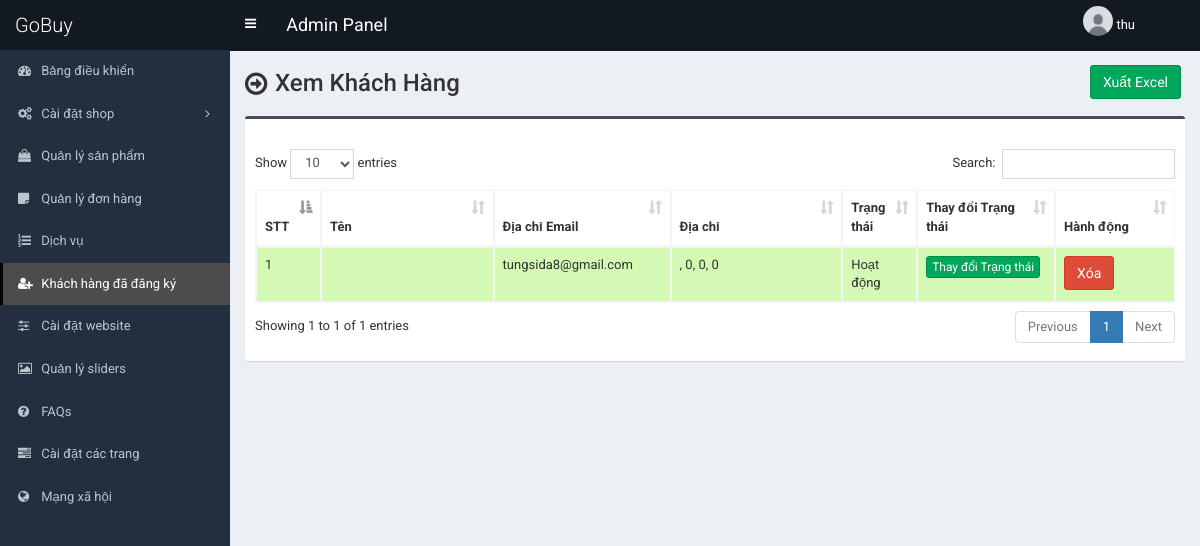
/admin/customer.php (signed in), run on an earlier commit of the app's database.
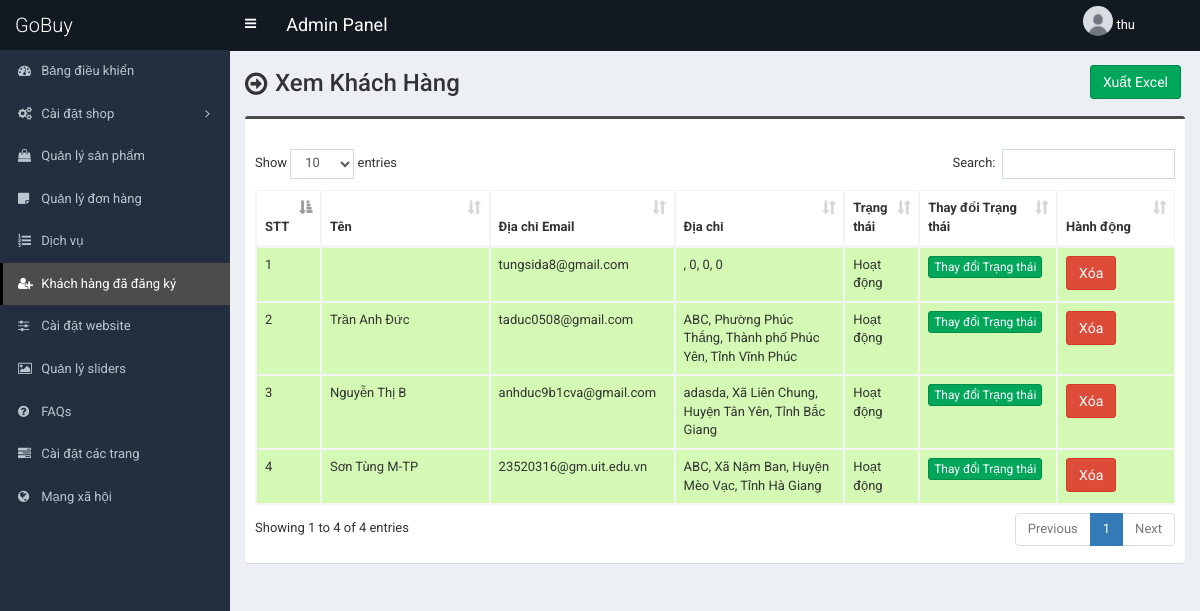
And on a later commit of the database.
### tables this page shows
CREATE TABLE `table_customer` (
  `cust_id` int(11) NOT NULL,
  `cust_name` varchar(100) NOT NULL,
  `cust_email` varchar(100) NOT NULL,
  `cust_phone` varchar(50) NOT NULL,
  `cust_gender` enum('Nam','Nữ') NOT NULL,
  `cust_birthyear` year(4) DEFAULT NULL,
  `cust_s_name` varchar(100) NOT NULL,
  `cust_s_phone` varchar(50) NOT NULL,
  `cust_s_province` text NOT NULL,
  `cust_s_district` text NOT NULL,
  `cust_s_ward` text NOT NULL,
  `cust_s_address` text NOT NULL,
  `cust_password` varchar(100) NOT NULL,
  `cust_photo` text NOT NULL,
  `cust_token` text NOT NULL,
  `cust_datetime` varchar(100) NOT NULL,
  `cust_timestamp` varchar(100) NOT NULL,
  `cust_status` int(1) NOT NULL
);

### admin/customer.php (the view, shortened to what this page needs)
<?php require_once('header.php'); ?>
<section class="content-header">
    <div class="content-header-left">
        <h1>Xem Khách Hàng</h1>
    </div>
    <div class="content-header-right">
        <form method="post" enctype="multipart/form-data" action="">
            <button type="submit" name="export_excel" class="btn btn-success">Xuất Excel</button>
        </form>
    </div>
</section>
<section class="content">
    <div class="row">
        <div class="col-md-12">
            <div class="box box-info">
                <div class="box-body table-responsive">
                    <table id="example1" class="table table-bordered table-hover table-striped">
                        <thead>
                            <tr>
                                <th width="10">STT</th>
                                <th width="180">Tên</th>
                                <th width="150">Địa chỉ Email</th>
                                <th width="180">Địa chỉ</th>
                                <th>Trạng thái</th>
                                <th width="100">Thay đổi Trạng thái</th>
                                <th width="100">Hành động</th>
                            </tr>
                        </thead>
                        <tbody>
                            <?php
                            $i = 0;
                            $query = $pdo->prepare("SELECT * FROM table_customer");
                            $query->execute();
                            $result = $query->fetchAll(PDO::FETCH_ASSOC);
                            foreach ($result as $row) {
                                $i++;
                            ?>
                                <tr class="<?php if ($row['cust_status'] == 1) {
                                                echo 'bg-g';
                                            } else {
                                                echo 'bg-r';
                                            } ?>">
                                    <td><?php echo $i; ?></td>
                                    <td><?php echo $row['cust_s_name']; ?></td>
                                    <td><?php echo $row['cust_email']; ?></td>
                                    <td>
                                        <?php echo $row['cust_s_address']; ?>,
                                        <?php echo $row['cust_s_ward']; ?>,
                                        <?php echo $row['cust_s_district']; ?>,
                                        <?php echo $row['cust_s_province']; ?>
                                    </td>
                                    <td><?php if ($row['cust_status'] == 1) {
                                            echo 'Hoạt động';
                                        } else {
                                            echo 'Không hoạt động';
                                        } ?>
                                    </td>
                                    <td>
                                        <a href="customer-change-status.php?id=<?php echo $row['cust_id']; ?>"
                                            class="btn btn-success btn-xs confirm-btn">Thay đổi Trạng thái</a>
                                    </td>
                                    <td>
                                        <a href="#" class="btn btn-danger"
                                            data-href="customer-delete.php?id=<?php echo $row['cust_id']; ?>"
                                            data-toggle="modal" data-target="#confirm-delete">Xóa</a>
                                    </td>
                                </tr>
                            <?php
                            }
                            ?>
                        </tbody>
                    </table>
                </div>
            </div>
        </div>
    </div>
</section>
<?php require_once('footer.php'); ?>

### admin/header.php (shortened to what this page needs)
<!DOCTYPE html>
<html>
<head>
    <link rel="stylesheet" href="css/bootstrap.min.css">
    <link rel="stylesheet" href="css/font-awesome.min.css">
    <link rel="stylesheet" href="css/ionicons.min.css">
    <link rel="stylesheet" href="css/datepicker3.css">
    <link rel="stylesheet" href="css/all.css">
    <link rel="stylesheet" href="css/select2.min.css">
    <link rel="stylesheet" href="css/dataTables.bootstrap.css">
    <link rel="stylesheet" href="css/jquery.fancybox.css">
    <link rel="stylesheet" href="css/AdminLTE.min.css">
    <link rel="stylesheet" href="css/_all-skins.min.css">
    <link rel="stylesheet" href="css/on-off-switch.css" />
    <link rel="stylesheet" href="css/summernote.css">
    <link rel="stylesheet" href="style.css">
    <link rel="stylesheet" href="https://cdnjs.cloudflare.com/ajax/libs/toastr.js/latest/toastr.min.css">
</head>
<body class="hold-transition fixed skin-blue sidebar-mini">
    <div class="wrapper">
        <header class="main-header">
            <a href="index.php" class="logo">
                <span class="logo-lg">GoBuy</span>
            </a>
            <nav class="navbar navbar-static-top">
                <a href="#" class="sidebar-toggle" data-toggle="offcanvas" role="button">
                </a>
                <span style="float:left;line-height:50px;color:#fff;padding-left:15px;font-size:18px;">Admin
                    Panel</span>
                <div class="navbar-custom-menu">
                    <ul class="nav navbar-nav">
                        <li class="dropdown admin admin-menu">
                            <?php
                            $photo = isset($_SESSION['admin']['photo']) ? trim($_SESSION['admin']['photo']) : '';
                            if ($photo === '' || $photo === 'default.jpg') {
                                $adminPhoto = 'default-avatar.jpg';
                            } else {
                                $adminPhoto = $photo;
                            }
                            ?>
                            <a href="#" class="dropdown-toggle" data-toggle="dropdown">
                                <img src="../assets/uploads/<?php echo $adminPhoto; ?>" class="admin-image"
                                    alt="admin Image">
                                <span class="hidden-xs"><?php echo $_SESSION['admin']['full_name']; ?></span>
                            </a>
                        </li>
                    </ul>
                </div>
            </nav>
        </header>
        <?php $current_page = substr($_SERVER["SCRIPT_NAME"], strrpos($_SERVER["SCRIPT_NAME"], "/") + 1); ?>
        <aside class="main-sidebar">
            <section class="sidebar">
                <ul class="sidebar-menu">
                    <li class="treeview <?php if ($current_page == 'index.php') {
                                            echo 'active';
                                        } ?>">
                        <a href="index.php">
                            <i class="fa fa-dashboard"></i> <span>Bảng điều khiển</span>
                        </a>
                    </li>
                    <li class="treeview <?php if (($current_page == 'size.php') || ($current_page == 'size-add.php') || ($current_page == 'size-edit.php') || ($current_page == 'color.php') || ($current_page == 'color-add.php') || ($current_page == 'color-edit.php')  || ($current_page == 'shipping-cost.php') || ($current_page == 'shipping-cost-edit.php') || ($current_page == 'top-category.php') || ($current_page == 'top-category-add.php') || ($current_page == 'top-category-edit.php') || ($current_page == 'mid-category.php') || ($current_page == 'mid-category-add.php') || ($current_page == 'mid-category-edit.php') || ($current_page == 'end-category.php') || ($current_page == 'end-category-add.php') || ($current_page == 'end-category-edit.php')) {
                                            echo 'active';
                                        } ?>">
                        <a href="#">
                            <i class="fa fa-cogs"></i>
                            <span>Cài đặt shop</span>
                            <span class="pull-right-container">
                                <i class="fa fa-angle-left pull-right"></i>
                            </span>
                        </a>
                    </li>
                    <li class="treeview <?php if (($current_page == 'product.php') || ($current_page == 'product-add.php') || ($current_page == 'product-edit.php')) {
                                            echo 'active';
                                        } ?>">
                        <a href="product.php">
                            <i class="fa fa-shopping-bag"></i> <span>Quản lý sản phẩm</span>
                        </a>
                    </li>
                    <li class="treeview <?php if (($current_page == 'order.php')) {
                                            echo 'active';
                                        } ?>">
                        <a href="order.php">
                            <i class="fa fa-sticky-note"></i> <span>Quản lý đơn hàng</span>
                        </a>
                    </li>
                    <li class="treeview <?php if (($current_page == 'service.php')) {
                                            echo 'active';
                                        } ?>">
                        <a href="service.php">
                            <i class="fa fa-list-ol"></i> <span>Dịch vụ</span>
                        </a>
                    </li>
                    <li class="treeview <?php if (($current_page == 'customer.php') || ($current_page == 'customer-add.php') || ($current_page == 'customer-edit.php')) {
                                            echo 'active';
                                        } ?>">
                        <a href="customer.php">
                            <i class="fa fa-user-plus"></i> <span>Khách hàng đã đăng ký</span>
                        </a>
                    </li>
                    <li class="treeview <?php if (($current_page == 'settings.php')) {
                                            echo 'active';
                                        } ?>">
                        <a href="settings.php">
                            <i class="fa fa-sliders"></i> <span>Cài đặt website</span>
                        </a>
                    </li>
                    <li class="treeview <?php if (($current_page == 'slider.php')) {
                                            echo 'active';
                                        } ?>">
                        <a href="slider.php">
                            <i class="fa fa-picture-o"></i> <span>Quản lý sliders</span>
                        </a>
                    </li>
                    <li class="treeview <?php if (($current_page == 'faq.php')) {
                                            echo 'active';
                                        } ?>">
                        <a href="faq.php">
                            <i class="fa fa-question-circle"></i> <span>FAQs</span>
                        </a>
                    </li>
                    <li class="treeview <?php if (($current_page == 'page.php')) {
                                            echo 'active';
                                        } ?>">
                        <a href="page.php">
                            <i class="fa fa-tasks"></i> <span>Cài đặt các trang</span>
                        </a>
                    </li>
                    <li class="treeview <?php if (($current_page == 'social-media.php')) {
                                            echo 'active';
                                        } ?>">
                        <a href="social-media.php">
                            <i class="fa fa-globe"></i> <span>Mạng xã hội</span>
                        </a>
                    </li>
                </ul>
            </section>
        </aside>
        <div class="content-wrapper">
</body>

### admin/footer.php (shortened to what this page needs)
</body>
</html>

### admin/style.css (style rules this page uses)
body { font-size: 13px; font-family: "Roboto", sans-serif; }
.navbar-nav>.admin-menu .admin-image { width: 30px; height: 30px; margin-top: -10px; border-radius: 50%; }
.content-header>h1, .content-header .content-header-left h1 { font-family: "Roboto", sans-serif; }
.main-header .logo { text-align: left; }
.main-header .logo .logo-lg { font-family: "Roboto", sans-serif; }
.box-info { padding-top: 20px; }
.sidebar-menu li>a>.pull-right-container>.fa-angle-left:before { content: "\f105"; }
.content-header { overflow: hidden; }
.content-header .content-header-left { float: left; padding-top: 5px; }
.content-header .content-header-right { float: right; display: flex; }
.content-header .content-header-right form { margin-right: 4px; }
.content-header .content-header-left h1 { margin-top: 0; margin-bottom: 0; padding-left: 30px; padding-bottom: 5px; font-size: 24px; position: relative; }
.content-header .content-header-left h1:before { position: absolute; top: 0; left: 0; font-family: "FontAwesome", sans-serif; font-size: 26px; content: "\f18e"; }
.skin-blue .sidebar-menu>li:hover>a, .skin-blue .sidebar-menu>li.active>a { color: #fff; background: #3c8dbc; border-left-color: #3c8dbc; }
.skin-blue .main-header .logo, .skin-blue .main-header .logo:hover, .skin-blue .main-header .navbar, .skin-blue .main-header .navbar .sidebar-toggle:hover { background-color: #131921; }
.skin-blue .sidebar-menu>li:hover>a, .skin-blue .sidebar-menu>li.active>a { background-color: #4c4c4c; border-left-color: #000000; }
.box.box-info { border-top-color: #4c4c4c; }
.admin { margin: 0px 50px; }
.bg-g { background: #d3f9b4 !important; }

What changed in the data, as far as the page shows it:
added table_customer: cust_s_name "Trần Anh Đức", cust_email "taduc0508@gmail.com", cust_s_address "ABC", cust_s_ward "Phường Phúc Thắng", cust_s_district "Thành phố Phúc Yên", cust_s_province "Tỉnh Vĩnh Phúc", cust_status "Hoạt động"
added table_customer: cust_s_name "Nguyễn Thị B", cust_email "anhduc9b1cva@gmail.com", cust_s_address "adasda", cust_s_ward "Xã Liên Chung", cust_s_district "Huyện Tân Yên", cust_s_province "Tỉnh Bắc Giang", cust_status "Hoạt động"
added table_customer: cust_s_name "Sơn Tùng M-TP", cust_email "23520316@gm.uit.edu.vn", cust_s_address "ABC", cust_s_ward "Xã Nậm Ban", cust_s_district "Huyện Mèo Vạc", cust_s_province "Tỉnh Hà Giang", cust_status "Hoạt động"
Also different on the page:
text written by a page script: "Show entries Search: Showing 1 to 1 of 1 entries Previous 1 Next" → "Show entries Search: Showing 1 to 4 of 4 entries Previous 1 Next"
